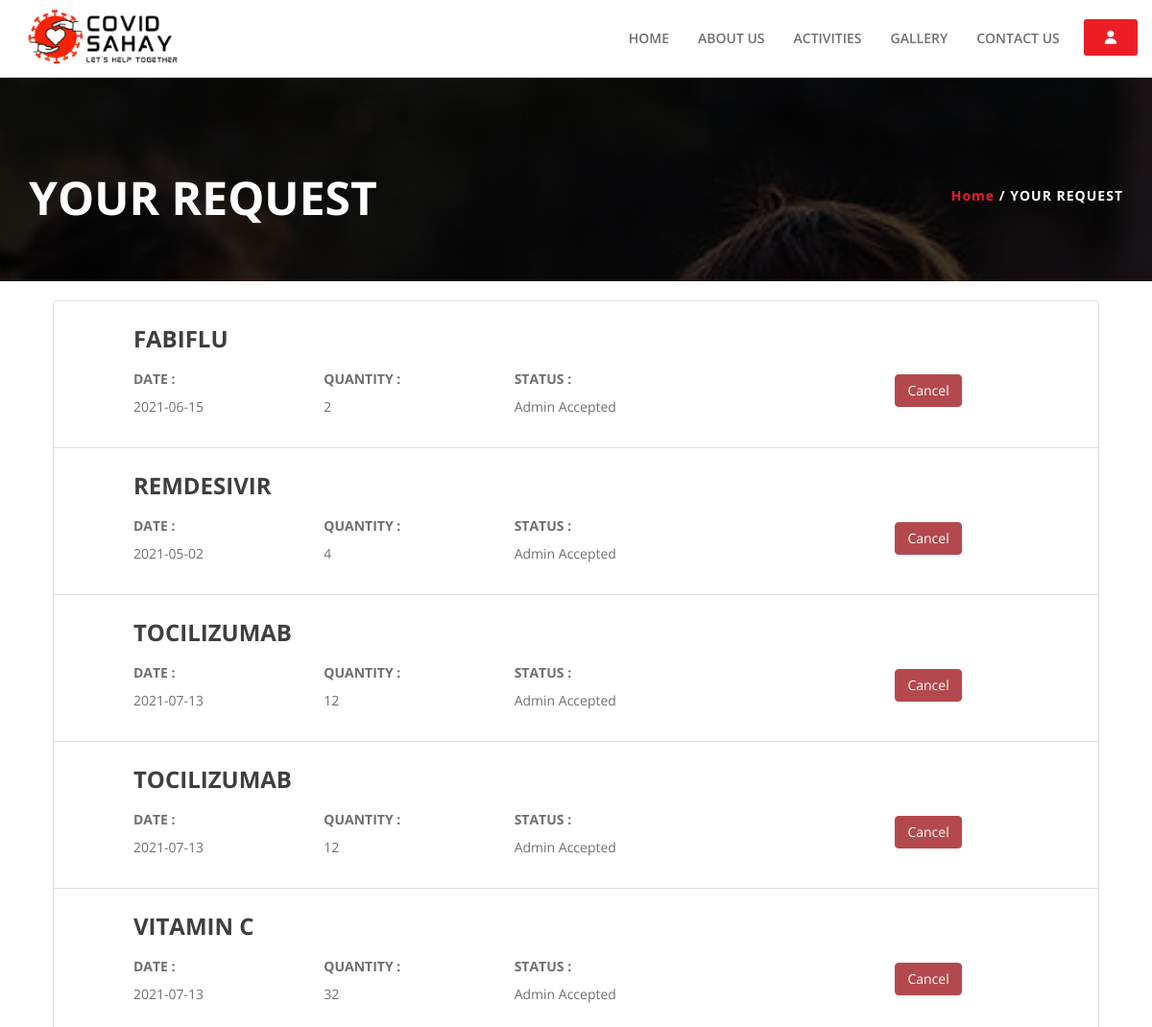
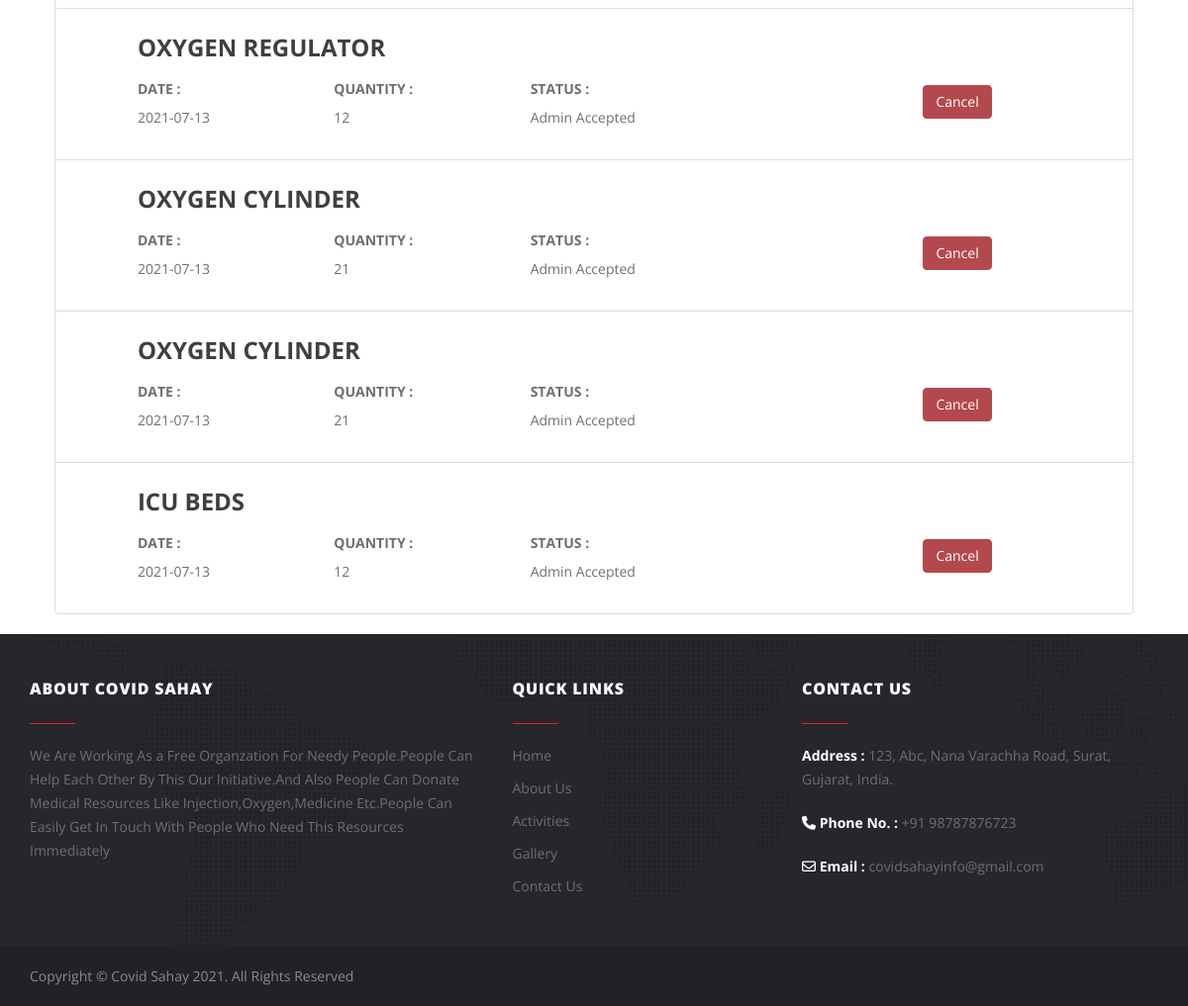
Screenshot of /myrequest (signed in) with the database file from the repository (2 pictures, top to bottom).
### user/models.py (models this page shows)
class Requests(models.Model):
   name = models.CharField(max_length=20, null=True)
   user = models.ForeignKey(User, on_delete=models.SET_NULL, null=True)
   whatFor = models.CharField(max_length=40, null=True)
   quantity = models.CharField(max_length=20, default="1", null=True)
   date = models.CharField(max_length=20, null=True)
   adharcard = models.ImageField(upload_to='images/adharcard', null=True)
   prescription = models.ImageField(upload_to='images/prescription', null=True)
   status = models.CharField(max_length=20, default='pending', null=True)

### user/views.py (the view)
# urls.py: path('myrequest', views.django_myrequest, name='myrequest'),
def django_myrequest(request):
     Request = Requests.objects.all().order_by('-status')
     Donors = Donor.objects.all()
     print("Donors", Donors)
     print(type(Donors))
     context = {
         "uId": getSession(request),
         "Request": Request,
         "Donors": Donors,
     }
     if request.method == 'POST':
         if request.POST.get('request'):
             rid = request.POST['rId']
             print(rid)
             Request.filter(id=rid).delete()
     return render(request, 'view/myrequest.html', context)

### user/views.py (called while the page is built, shortened)
def getSession(request):
    uId = ''
    if 'user_id' in request.session:
        uId = request.session['user_id']
        print("Session", uId)
        return uId
    else:
        uId = "Null"
        print("Session", uId)
        return uId

### template/view/myrequest.html (shortened to what this page needs)
{% extends 'view/base.html' %}
{% load static %}
{% get_static_prefix as STATFILE %}
{% block 'content' %}
<section id="inner-banner">
<div class="overlay">
<div class="container">
<div class="row">
<div class="col-sm-6"><h1>YOUR REQUEST</h1></div>
<div class="col-sm-6"><h6 class="breadcrumb"><a href="{% url 'index' %}">Home</a> / YOUR REQUEST</h6></div>
</div>
</div>
</div>
</section>
<div id="users">
    <div class="container">
        <div class="row myrequest">
            <div class="col-md-12">
                {% for all in Request  %}
                    {% if all.user.id == uId %}
                <div class="list-group list list-group-item">
                    <div class="col-md-9" style="margin-left:5%;margin-top:1.3%;">
                        <h4 class="list-group-item-heading name" style="margin-bottom:2%">{{all.whatFor | upper}}</h4>
						<div class="row">
							<div class="col-md-3"><label for="">DATE : </label><p class="">{{all.date |upper}}</p></div>
							<div class="col-md-3"><label for="">QUANTITY : </label><p class="">{{all.quantity |upper}}</p></div>
                            {% if all.status == 'Accepted' %}
                                <div class="col-md-3"><label for="">STATUS : </label><p class="">Admin Accepted</p></div>
                            {% elif all.status == 'DAccepted' %}
                                <div class="col-md-3"><label for="">STATUS : </label><p class="">Donor Accepted</p></div>
                            {% else %}
                                <div class="col-md-3"><label for="">STATUS : </label><p class="">{{all.status|upper}}</p></div>
                            {% endif %}
						</div>
                    </div>
                    <div class="row">
                        <div class="col-sm-12 col-md-2" style="margin-top:1.7%;">
                            <br><br>
                      <form action="" method="POST">
                            <button type="submit" name="request" id="msg" value="Cancelled" class="btn btn-success">Cancel</button>
                        </form>
                        </div>
                </div>
			</div>
                {% endif %}
                {% endfor %}
        </div>
    </div>
</div>
</div>
{% endblock 'content' %}

### static/css/bootsnav.css (style rules this page uses)
body { -webkit-transition: all 0.3s ease-in-out; -moz-transition: all 0.3s ease-in-out; -o-transition: all 0.3s ease-in-out; -ms-transition: all 0.3s ease-in-out; transition: all 0.3s ease-in-out; }

### static/css/style.css (style rules this page uses)
html,body { width:100%; height: auto; margin:0; padding:0; }
body { font-family: 'Open Sans', sans-serif; position: relative; font-size:14px; line-height:24px; color:#6f6f6f; }
a { color: #6f6f6f; }
a, a:active, a:focus, a:hover { outline:none; -webkit-transition: all 0.3s ease-in-out; -moz-transition: all 0.3s ease-in-out; -o-transition: all 0.3s ease-in-out; -ms-transition: all 0.3s ease-in-out; transition: all 0.3s ease-in-out; }
h1, h2, h3, h4, h5, h6 { color:#3f3f3f; margin:0 0 0 0; font-weight: bold; }
h1 { font-size:48px; line-height:52px; }
h4 { font-size:24px; line-height:30px; }
h6 { font-size:14px; line-height:18px; }
p { margin-bottom:20px; }
#inner-banner { display:block; height: 293px; background:url(../images/inner-bg.jpg) no-repeat; background-size:cover; background-attachment:fixed; background-position:center; }
#inner-banner .overlay { background:rgba(0,0,0,0.7); height: 293px; padding: 180px 0 60px 0; }
#inner-banner h1 { color:#fff; }
.myrequest { margin: 10px 0; padding: 10px; overflow-y: scroll; }

### rows the page displays
Requests: whatFor "FABIFLU", date "2021-06-15", quantity "2", shows "STATUS :", status "Admin Accepted"
Requests: whatFor "REMDESIVIR", date "2021-05-02", quantity "4", shows "STATUS :", status "Admin Accepted"
Requests: whatFor "TOCILIZUMAB", date "2021-07-13", quantity "12", shows "STATUS :", status "Admin Accepted"
Requests: whatFor "TOCILIZUMAB", date "2021-07-13", quantity "12", shows "STATUS :", status "Admin Accepted"
Requests: whatFor "VITAMIN C", date "2021-07-13", quantity "32", shows "STATUS :", status "Admin Accepted"
Requests: whatFor "OXYGEN REGULATOR", date "2021-07-13", quantity "12", shows "STATUS :", status "Admin Accepted"
Requests: whatFor "OXYGEN CYLINDER", date "2021-07-13", quantity "21", shows "STATUS :", status "Admin Accepted"
Requests: whatFor "OXYGEN CYLINDER", date "2021-07-13", quantity "21", shows "STATUS :", status "Admin Accepted"
Requests: whatFor "ICU BEDS", date "2021-07-13", quantity "12", shows "STATUS :", status "Admin Accepted"
